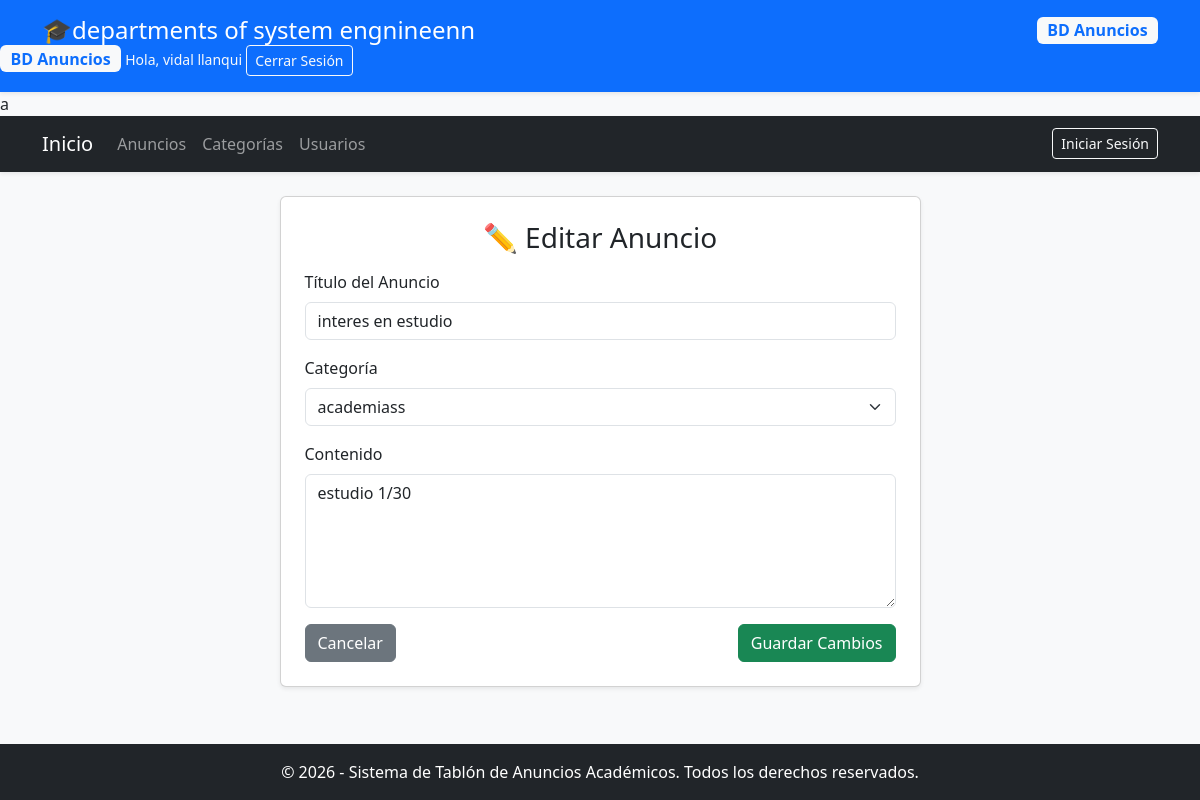
Page /anuncios/editar/2 (signed in) on the committed database.
### app/usuarios/models.py (models this page shows, shortened)
class Usuario(db.Model, UserMixin):
    __tablename__ = 'usuarios'
    id = db.Column(db.Integer, primary_key=True)
    nombre = db.Column(db.String(100), nullable=False)
    correo = db.Column(db.String(120), unique=True, nullable=False)
    password_hash = db.Column(db.String(255), nullable=False)
    rol = db.Column(db.String(20), default='usuario')  # 'admin' o 'usuario'

### app/anuncios/models.py (models this page shows, shortened)
class Anuncio(db.Model):
    __tablename__ = 'anuncios'
    id = db.Column(db.Integer, primary_key=True)
    titulo = db.Column(db.String(150), nullable=False)
    contenido = db.Column(db.Text, nullable=False)
    fecha_creacion = db.Column(db.DateTime, default=datetime.utcnow)
    usuario_id = db.Column(db.Integer, db.ForeignKey('usuarios.id'), nullable=False)
    categoria_id = db.Column(db.Integer, db.ForeignKey('categorias.id'), nullable=False)
    usuario = db.relationship('Usuario', backref='anuncios')
    categoria = db.relationship('Categoria', backref='anuncios')

### app/categorias/models.py (models this page shows, shortened)
class Categoria(db.Model):
    __tablename__ = 'categorias'
    id = db.Column(db.Integer, primary_key=True)
    nombre = db.Column(db.String(50), unique=True, nullable=False)
    descripcion = db.Column(db.Text, nullable=True)

### app/anuncios/routes.py (the view, shortened to what this page needs)
@anuncios_bp.route('/editar/<int:id>', methods=['GET', 'POST'])
@login_required
def editar(id):
    anuncio = Anuncio.query.get_or_404(id)
    if anuncio.usuario_id != current_user.id:
        flash('No tienes permiso para editar este anuncio.', 'danger')
        return redirect(url_for('anuncios.listar'))
    categorias = Categoria.query.all()
    return render_template('anuncios/editar.html', anuncio=anuncio, categorias=categorias)

### app/app.py (called while the page is built)
@login_manager.user_loader
def load_user(user_id):
    return db.session.get(Usuario, int(user_id))

### app/anuncios/templates/anuncios/editar.html
{% extends "base.html" %}
{% block content %}
<div class="row justify-content-center">
    <div class="col-md-7">
        <div class="card shadow-sm p-4">
            <h3 class="mb-3 text-center">✏️ Editar Anuncio</h3>
            <form method="POST">
                <div class="mb-3">
                    <label class="form-label">Título del Anuncio</label>
                    <input type="text" name="titulo" value="{{ anuncio.titulo }}" class="form-control" required>
                </div>
                <div class="mb-3">
                    <label class="form-label">Categoría</label>
                    <select name="categoria_id" class="form-select" required>
                        {% for cat in categorias %}
                        <option value="{{ cat.id }}" {% if cat.id == anuncio.categoria_id %}selected{% endif %}>
                            {{ cat.nombre }}
                        </option>
                        {% endfor %}
                    </select>
                </div>
                <div class="mb-3">
                    <label class="form-label">Contenido</label>
                    <textarea name="contenido" rows="5" class="form-control" required>{{ anuncio.contenido }}</textarea>
                </div>
                <div class="d-flex justify-content-between">
                    <a href="{{ url_for('anuncios.listar') }}" class="btn btn-secondary">Cancelar</a>
                    <button type="submit" class="btn btn-success">Guardar Cambios</button>
                </div>
            </form>
        </div>
    </div>
</div>
{% endblock %}

### app/templates/base.html (shortened to what this page needs)
<!DOCTYPE html>
<html lang="es">
<head>
    <link href="https://cdn.jsdelivr.net/npm/bootstrap@5.3.3/dist/css/bootstrap.min.css" rel="stylesheet">
</head>
<body class="d-flex flex-column min-vh-100 bg-light">
    <header class="bg-primary text-white py-3 shadow-sm">
        <div class="container d-flex justify-content-between align-items-center">
            <h1 class="h4 m-0">🎓departments of system engnineenn</h1>
            <span class="badge bg-light text-primary fs-6">BD Anuncios</span>
        </div>
            <span class="badge bg-light text-primary fs-6">BD Anuncios</span>
            {% if current_user.is_authenticated %}
                <span class="small text-light">Hola, {{ current_user.nombre }}</span>
                <a href="{{ url_for('usuarios.logout') }}" class="btn btn-outline-light btn-sm">
                    Cerrar Sesión
                </a>
            {% endif %}
    </header>
a
    <nav class="navbar navbar-expand-lg navbar-dark bg-dark shadow-sm mb-4">
        <div class="container">
            <a class="navbar-brand" href="{{ url_for('main.home') }}">Inicio</a>
            <div class="collapse navbar-collapse" id="navbarNav">
                <ul class="navbar-nav me-auto">
                    <li class="nav-item"><a class="nav-link" href="{{ url_for('anuncios.listar') }}">Anuncios</a></li>
                    <li class="nav-item"><a class="nav-link" href="{{ url_for('categorias.listar') }}">Categorías</a></li>
                    <li class="nav-item"><a class="nav-link" href="{{ url_for('usuarios.gestionar') }}">Usuarios</a></li>
                </ul>
                <ul class="navbar-nav">
                    <li class="nav-item"><a class="btn btn-outline-light btn-sm" href="{{ url_for('usuarios.login') }}">Iniciar Sesión</a></li>
                </ul>
            </div>
        </div>
    </nav>
    <main class="container flex-grow-1 mb-5">
        {% block content %}
        {% endblock %}
    </main>
    <footer class="bg-dark text-white text-center py-3 mt-auto">
        <div class="container">
            <p class="m-0">&copy; 2026 - Sistema de Tablón de Anuncios Académicos. Todos los derechos reservados.</p>
        </div>
    </footer>
</body>
</html>

### rows in the picture
Usuario: nombre "vidal llanqui"
Anuncio: titulo "interes en estudio", categoria_id "academiass", contenido "estudio 1/30"
